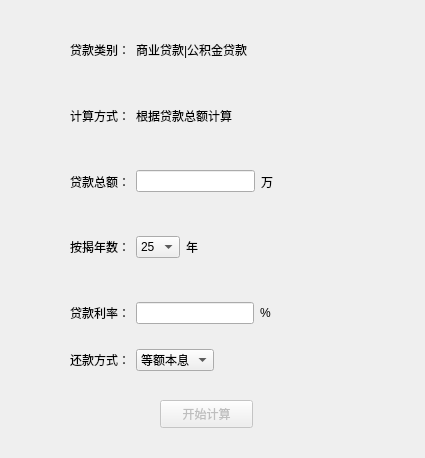
<?xml version="1.0" encoding="UTF-8"?>
<ui version="4.0">
 <class>Widget_sy_totle</class>
 <widget class="QWidget" name="Widget_sy_totle">
  <property name="geometry">
   <rect>
    <x>0</x>
    <y>0</y>
    <width>425</width>
    <height>458</height>
   </rect>
  </property>
  <property name="windowTitle">
   <string>房贷计算器/商业&amp;公积金贷款</string>
  </property>
  <widget class="QPushButton" name="pushButton">
   <property name="enabled">
    <bool>false</bool>
   </property>
   <property name="geometry">
    <rect>
     <x>160</x>
     <y>400</y>
     <width>93</width>
     <height>28</height>
    </rect>
   </property>
   <property name="text">
    <string>开始计算</string>
   </property>
  </widget>
  <widget class="QWidget" name="layoutWidget">
   <property name="geometry">
    <rect>
     <x>70</x>
     <y>20</y>
     <width>321</width>
     <height>351</height>
    </rect>
   </property>
   <layout class="QVBoxLayout" name="verticalLayout">
    <item>
     <layout class="QHBoxLayout" name="horizontalLayout">
      <item>
       <widget class="QLabel" name="label">
        <property name="text">
         <string>贷款类别：</string>
        </property>
       </widget>
      </item>
      <item>
       <widget class="QLabel" name="label_3">
        <property name="text">
         <string>商业贷款|公积金贷款</string>
        </property>
       </widget>
      </item>
      <item>
       <spacer name="horizontalSpacer">
        <property name="orientation">
         <enum>Qt::Horizontal</enum>
        </property>
        <property name="sizeHint" stdset="0">
         <size>
          <width>40</width>
          <height>20</height>
         </size>
        </property>
       </spacer>
      </item>
     </layout>
    </item>
    <item>
     <layout class="QHBoxLayout" name="horizontalLayout_2">
      <item>
       <widget class="QLabel" name="label_2">
        <property name="text">
         <string>计算方式：</string>
        </property>
       </widget>
      </item>
      <item>
       <widget class="QLabel" name="label_4">
        <property name="text">
         <string>根据贷款总额计算</string>
        </property>
       </widget>
      </item>
      <item>
       <spacer name="horizontalSpacer_2">
        <property name="orientation">
         <enum>Qt::Horizontal</enum>
        </property>
        <property name="sizeHint" stdset="0">
         <size>
          <width>40</width>
          <height>20</height>
         </size>
        </property>
       </spacer>
      </item>
     </layout>
    </item>
    <item>
     <layout class="QHBoxLayout" name="horizontalLayout_3">
      <item>
       <widget class="QLabel" name="label_5">
        <property name="text">
         <string>贷款总额：</string>
        </property>
        <property name="buddy">
         <cstring>lineEdit_dkze</cstring>
        </property>
       </widget>
      </item>
      <item>
       <widget class="QLineEdit" name="lineEdit_dkze"/>
      </item>
      <item>
       <widget class="QLabel" name="label_9">
        <property name="text">
         <string>万</string>
        </property>
       </widget>
      </item>
      <item>
       <spacer name="horizontalSpacer_3">
        <property name="orientation">
         <enum>Qt::Horizontal</enum>
        </property>
        <property name="sizeHint" stdset="0">
         <size>
          <width>40</width>
          <height>20</height>
         </size>
        </property>
       </spacer>
      </item>
     </layout>
    </item>
    <item>
     <layout class="QHBoxLayout" name="horizontalLayout_4">
      <item>
       <widget class="QLabel" name="label_6">
        <property name="text">
         <string>按揭年数：</string>
        </property>
        <property name="buddy">
         <cstring>comboBox_ajns</cstring>
        </property>
       </widget>
      </item>
      <item>
       <widget class="QComboBox" name="comboBox_ajns">
        <item>
         <property name="text">
          <string>25</string>
         </property>
        </item>
        <item>
         <property name="text">
          <string>24</string>
         </property>
        </item>
        <item>
         <property name="text">
          <string>23</string>
         </property>
        </item>
        <item>
         <property name="text">
          <string>22</string>
         </property>
        </item>
        <item>
         <property name="text">
          <string>21</string>
         </property>
        </item>
        <item>
         <property name="text">
          <string>20</string>
         </property>
        </item>
        <item>
         <property name="text">
          <string>19</string>
         </property>
        </item>
        <item>
         <property name="text">
          <string>18</string>
         </property>
        </item>
        <item>
         <property name="text">
          <string>17</string>
         </property>
        </item>
        <item>
         <property name="text">
          <string>16</string>
         </property>
        </item>
        <item>
         <property name="text">
          <string>15</string>
         </property>
        </item>
        <item>
         <property name="text">
          <string>14</string>
         </property>
        </item>
        <item>
         <property name="text">
          <string>13</string>
         </property>
        </item>
        <item>
         <property name="text">
          <string>12</string>
         </property>
        </item>
        <item>
         <property name="text">
          <string>11</string>
         </property>
        </item>
        <item>
         <property name="text">
          <string>10</string>
         </property>
        </item>
        <item>
         <property name="text">
          <string>9</string>
         </property>
        </item>
        <item>
         <property name="text">
          <string>8</string>
         </property>
        </item>
        <item>
         <property name="text">
          <string>7</string>
         </property>
        </item>
        <item>
         <property name="text">
          <string>6</string>
         </property>
        </item>
        <item>
         <property name="text">
          <string>5</string>
         </property>
        </item>
        <item>
         <property name="text">
          <string>4</string>
         </property>
        </item>
        <item>
         <property name="text">
          <string>3</string>
         </property>
        </item>
        <item>
         <property name="text">
          <string>2</string>
         </property>
        </item>
        <item>
         <property name="text">
          <string>1</string>
         </property>
        </item>
       </widget>
      </item>
      <item>
       <widget class="QLabel" name="label_10">
        <property name="text">
         <string>年</string>
        </property>
       </widget>
      </item>
      <item>
       <spacer name="horizontalSpacer_4">
        <property name="orientation">
         <enum>Qt::Horizontal</enum>
        </property>
        <property name="sizeHint" stdset="0">
         <size>
          <width>40</width>
          <height>20</height>
         </size>
        </property>
       </spacer>
      </item>
     </layout>
    </item>
    <item>
     <layout class="QHBoxLayout" name="horizontalLayout_5">
      <item>
       <widget class="QLabel" name="label_7">
        <property name="text">
         <string>贷款利率：</string>
        </property>
        <property name="buddy">
         <cstring>lineEdit_dkll</cstring>
        </property>
       </widget>
      </item>
      <item>
       <widget class="QLineEdit" name="lineEdit_dkll"/>
      </item>
      <item>
       <widget class="QLabel" name="label_11">
        <property name="text">
         <string>% </string>
        </property>
       </widget>
      </item>
      <item>
       <spacer name="horizontalSpacer_5">
        <property name="orientation">
         <enum>Qt::Horizontal</enum>
        </property>
        <property name="sizeHint" stdset="0">
         <size>
          <width>40</width>
          <height>20</height>
         </size>
        </property>
       </spacer>
      </item>
     </layout>
    </item>
    <item>
     <layout class="QHBoxLayout" name="horizontalLayout_6">
      <item>
       <widget class="QLabel" name="label_8">
        <property name="text">
         <string>还款方式：</string>
        </property>
        <property name="buddy">
         <cstring>comboBox_hkfs</cstring>
        </property>
       </widget>
      </item>
      <item>
       <widget class="QComboBox" name="comboBox_hkfs">
        <item>
         <property name="text">
          <string>等额本息</string>
         </property>
        </item>
        <item>
         <property name="text">
          <string>等额本金</string>
         </property>
        </item>
       </widget>
      </item>
      <item>
       <spacer name="horizontalSpacer_6">
        <property name="orientation">
         <enum>Qt::Horizontal</enum>
        </property>
        <property name="sizeHint" stdset="0">
         <size>
          <width>40</width>
          <height>20</height>
         </size>
        </property>
       </spacer>
      </item>
     </layout>
    </item>
   </layout>
  </widget>
 </widget>
 <resources/>
 <connections/>
</ui>
